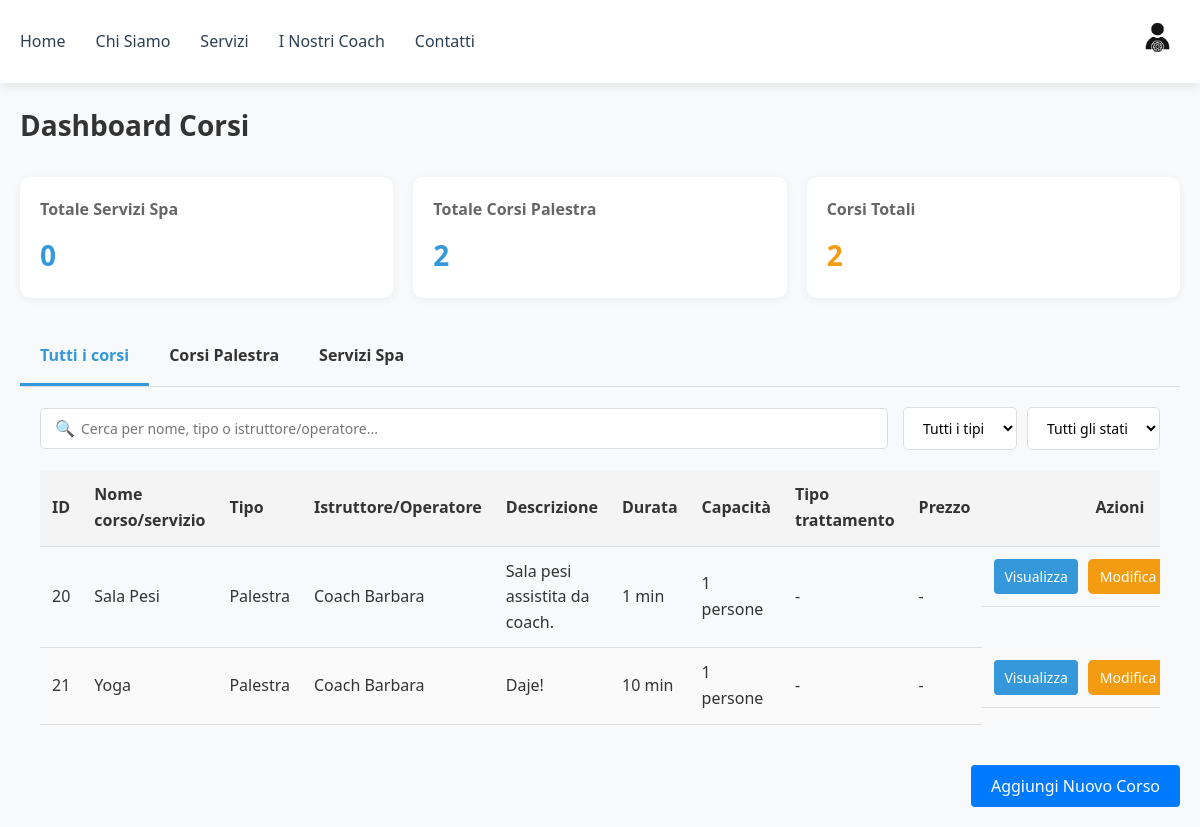
/gest-corsi/ (signed in), run on an earlier commit of the app's database.
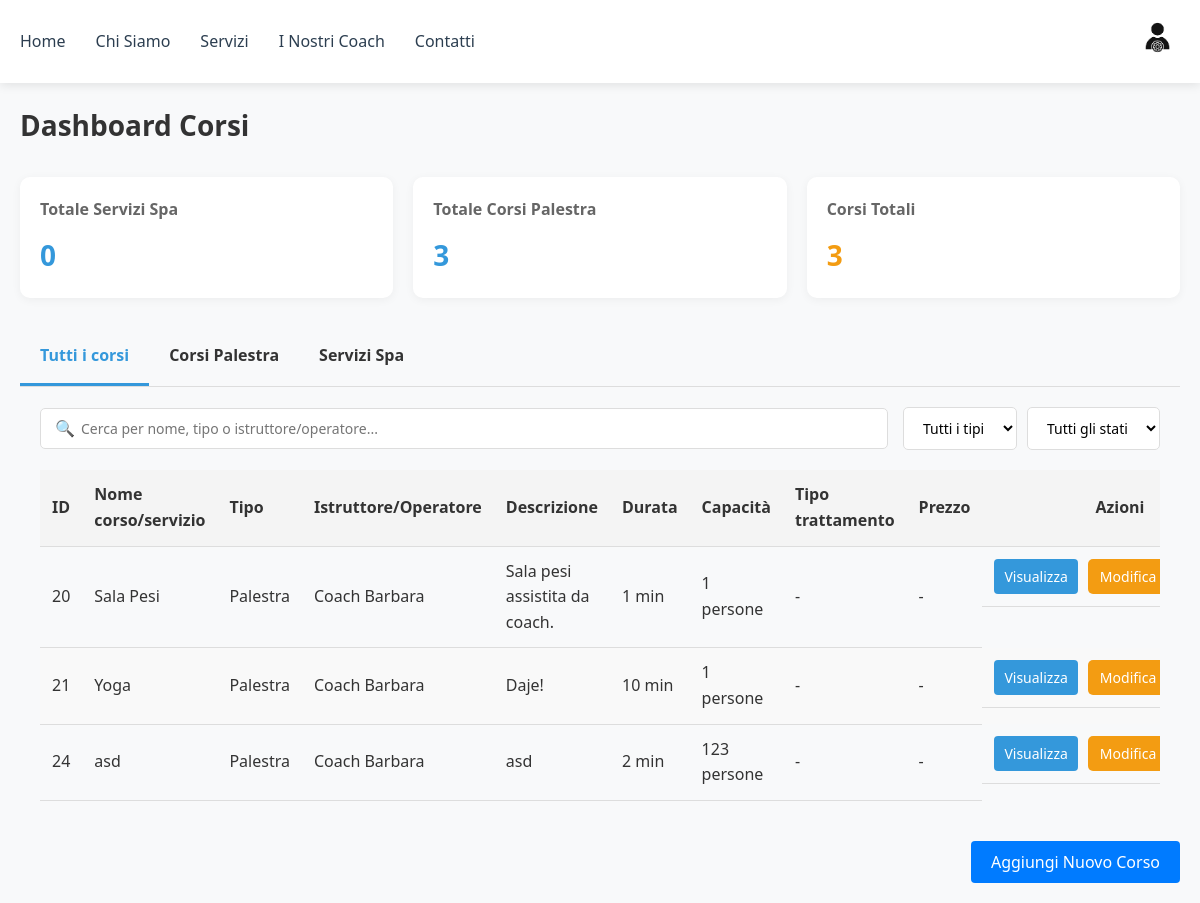
And on a later commit of the database.
### palestra/models.py (models this page shows, shortened)
class GymClass(models.Model):
    name = models.CharField(max_length=100, default="Marco Ros")
    description = models.TextField()
    scheduled = models.DateTimeField(default=timezone.now)
    duration = models.IntegerField(default=45)
    instructor = models.ForeignKey(User, on_delete=models.SET_NULL, null=True, related_name='instructor_classes')
    max_partecipants = models.IntegerField()
    imgs = models.ImageField(upload_to='palestra/', blank=True, null=True, help_text="Carica un'immagine del corso")

### users/models.py (models this page shows, shortened)
class User(AbstractBaseUser, PermissionsMixin):
    full_name = models.CharField(max_length=255, default="Nome Cognome")
    email = models.EmailField(unique=True)
    phone = models.CharField(max_length=20, blank=True)
    profile_picture = models.ImageField(
        upload_to="profile_pics/",
        default="profile_pics/def_pfp.png",
        null=True,
        blank=True
    )
    is_active = models.BooleanField(default=True)
    is_staff = models.BooleanField(default=False)
    is_superuser = models.BooleanField(default=False)
    objects = UserManager()
    USERNAME_FIELD = 'email'

### users/views/courses.py (the view)
# urls.py: path('gest-corsi/', gest_corsi, name='gest-corsi'),
@login_required
@user_passes_test(lambda u: u.is_staff)
def gest_corsi(req):
    now = timezone.now()
    gym = GymClass.objects.filter(scheduled__gte=now)
    spa = SpaService.objects.filter(scheduled__gte=now)
    all_corsi = list(gym) + list(spa)
    instructors = User.objects.filter(is_staff=True).exclude(is_superuser=True)
    ctx = {
        'gym_courses': gym,
        'spa_services': spa,
        'all_courses': all_corsi,
        'total_gym_courses': gym.count(),
        'total_spa_services': spa.count(),
        'instructors': instructors,
        'now': now,
    }
    return render(req, 'users/gest_corsi.html', ctx)

### users/templates/users/gest_corsi.html (shortened to what this page needs)
{% extends 'users/navbar_template.html' %}
{% load static %}
{% block content %}
<!DOCTYPE html>
<html lang="it">
<head>
<link rel="stylesheet" href="{% static 'users/css/gest_pren.css' %}">
<link rel="stylesheet" href="{% static 'users/css/notifications.css' %}">
</head>
<body>
<main class="container">
<div class="dashboard-header">
<h1>Dashboard Corsi</h1>
</div>
<div class="stat-cards">
<div class="stat-card primary">
<h3>Totale Servizi Spa</h3>
<p>{{ total_spa_services }}</p>
</div>
<div class="stat-card primary">
<h3>Totale Corsi Palestra</h3>
<p>{{ total_gym_courses }}</p>
</div>
<div class="stat-card warning">
<h3>Corsi Totali</h3>
<p>{{ total_gym_courses|add:total_spa_services }}</p>
</div>
</div>
<div class="tabs">
<div class="tab active" data-tab="all">Tutti i corsi</div>
<div class="tab" data-tab="gym">Corsi Palestra</div>
<div class="tab" data-tab="spa">Servizi Spa</div>
</div>
<div class="tab-content-container">
<div id="all" class="tab-content active">
<div class="filters">
<div class="search-box">
<span class="search-icon">🔍</span>
<input type="text" id="search-all" placeholder="Cerca per nome, tipo o istruttore/operatore...">
</div>
<div class="filter-group">
<select id="filter-type-all">
<option value="">Tutti i tipi</option>
</select>
<select id="filter-status-all">
<option value="">Tutti gli stati</option>
</select>
</div>
</div>
<div class="table-container">
<table>
<thead>
<tr>
<th>ID</th>
<th>Nome corso/servizio</th>
<th>Tipo</th>
<th>Istruttore/Operatore</th>
<th>Descrizione</th>
<th>Durata</th>
<th>Capacità</th>
<th>Tipo trattamento</th>
<th>Prezzo</th>
<th>Azioni</th>
</tr>
</thead>
<tbody>
{% for course in all_courses %}
<tr data-scheduled="{{ course.scheduled|date:'Y-m-d\\TH:i' }}"
    data-type="{% if course in gym_courses %}gym{% else %}spa{% endif %}"
    {% if course in gym_courses %}data-max-partecipants="{{ course.max_partecipants }}"{% endif %}>
<td>{{ course.id }}</td>
<td>{{ course.name }}</td>
<td>{% if course in gym_courses %}Palestra{% else %}Spa{% endif %}</td>
<td>{% if course in gym_courses %}{{ course.instructor.full_name }}{% else %}{{ course.operator.full_name }}{% endif %}</td>
<td>{{ course.description }}</td>
<td>{{ course.duration }} min</td>
<td>{{ course.max_partecipants }} persone</td>
<td>{% if course in gym_courses %}-{% else %}{{ course.get_type_display }}{% endif %}</td>
<td>{% if course in gym_courses %}-{% else %}€{{ course.price }}{% endif %}</td>
<td class="actions">
<button class="btn btn-view" data-id="{{ course.id }}" data-type="{% if course in gym_courses %}gym{% else %}spa{% endif %}">Visualizza</button>
<button class="btn btn-edit" data-id="{{ course.id }}" data-type="{% if course in gym_courses %}gym{% else %}spa{% endif %}">Modifica</button>
</td>
</tr>
{% empty %}
<tr>
<td colspan="10" class="no-data">Nessun corso disponibile</td>
</tr>
{% endfor %}
</tbody>
</table>
</div>
</div>
</div>
<div style="margin-top: 20px; text-align: right;">
<button id="add-course-btn" class="btn btn-primary">Aggiungi Nuovo Corso</button>
</div>
</main>
</body>
</html>
{% endblock %}

What changed in the data, as far as the page shows it:
added GymClass: id "24", name "asd", shows "Palestra", instructor.full_name "Coach Barbara", description "asd", duration "2", max_partecipants "123"
Also different on the page:
{{ total_gym_courses }}: "2" → "3"
{{ total_gym_courses|add:total_spa_services }}: "2" → "3"
